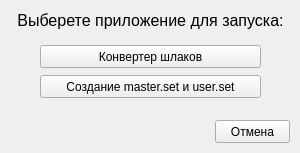
<?xml version="1.0" encoding="UTF-8"?>
<ui version="4.0">
 <class>PrepFilesDialog</class>
 <widget class="QDialog" name="PrepFilesDialog">
  <property name="geometry">
   <rect>
    <x>0</x>
    <y>0</y>
    <width>300</width>
    <height>153</height>
   </rect>
  </property>
  <property name="windowTitle">
   <string>Выбор программы подготовки файлов</string>
  </property>
  <widget class="QPushButton" name="Cancel">
   <property name="geometry">
    <rect>
     <x>215</x>
     <y>120</y>
     <width>75</width>
     <height>23</height>
    </rect>
   </property>
   <property name="text">
    <string>Отмена</string>
   </property>
   <property name="autoDefault">
    <bool>false</bool>
   </property>
  </widget>
  <widget class="QPushButton" name="SlagsConverter">
   <property name="geometry">
    <rect>
     <x>40</x>
     <y>45</y>
     <width>221</width>
     <height>23</height>
    </rect>
   </property>
   <property name="text">
    <string>Конвертер шлаков</string>
   </property>
   <property name="autoDefault">
    <bool>false</bool>
   </property>
  </widget>
  <widget class="QLabel" name="Choice_label">
   <property name="geometry">
    <rect>
     <x>10</x>
     <y>10</y>
     <width>281</width>
     <height>21</height>
    </rect>
   </property>
   <property name="font">
    <font>
     <pointsize>12</pointsize>
    </font>
   </property>
   <property name="text">
    <string>Выберете приложение для запуска:</string>
   </property>
   <property name="alignment">
    <set>Qt::AlignCenter</set>
   </property>
  </widget>
  <widget class="QPushButton" name="SetFilesMaker">
   <property name="geometry">
    <rect>
     <x>40</x>
     <y>75</y>
     <width>221</width>
     <height>23</height>
    </rect>
   </property>
   <property name="text">
    <string>Создание master.set и user.set</string>
   </property>
   <property name="autoDefault">
    <bool>false</bool>
   </property>
  </widget>
 </widget>
 <resources/>
 <connections>
  <connection>
   <sender>Cancel</sender>
   <signal>clicked()</signal>
   <receiver>PrepFilesDialog</receiver>
   <slot>reject()</slot>
   <hints>
    <hint type="sourcelabel">
     <x>297</x>
     <y>131</y>
    </hint>
    <hint type="destinationlabel">
     <x>175</x>
     <y>76</y>
    </hint>
   </hints>
  </connection>
 </connections>
</ui>
